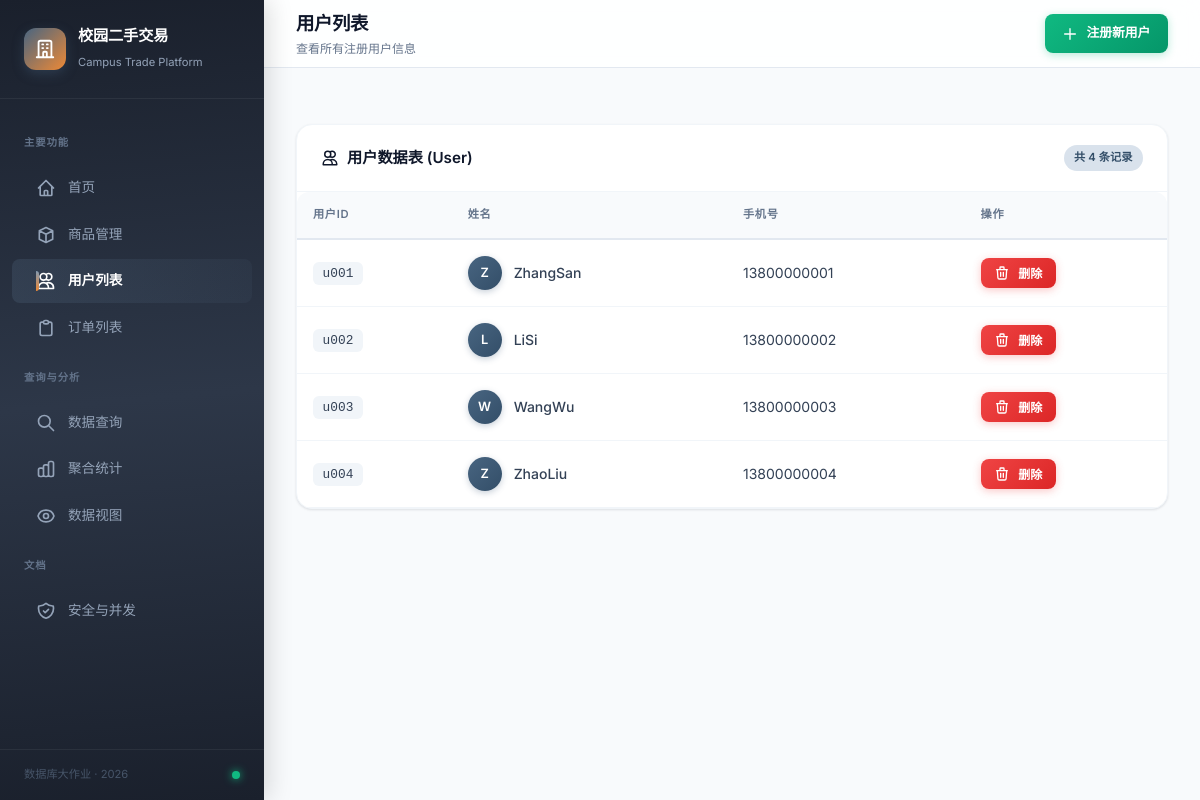
Screenshot of /users with the database file from the repository.
### tables this page shows
CREATE TABLE user (
            user_id   TEXT PRIMARY KEY,
            user_name TEXT NOT NULL,
            phone     TEXT NOT NULL
        );

### app.py (the view)
@app.route('/users')
def users():
    conn = get_db()
    rows = conn.execute('SELECT * FROM user').fetchall()
    conn.close()
    return render_template('users.html', users=rows)

### db.py (called while the page is built)
def get_db():
    conn = sqlite3.connect(DB_PATH)
    conn.row_factory = sqlite3.Row
    conn.execute("PRAGMA foreign_keys = ON")
    return conn

### templates/users.html (shortened to what this page needs)
{% extends "base.html" %}
{% block page_title %}用户列表{% endblock %}
{% block page_desc %}查看所有注册用户信息{% endblock %}
{% block topbar_actions %}
<a href="/user/add" class="btn btn-success">
    <svg fill="none" stroke="currentColor" viewBox="0 0 24 24" width="16" height="16"><path stroke-linecap="round" stroke-linejoin="round" stroke-width="2" d="M12 4v16m8-8H4"></path></svg>
    注册新用户
</a>
{% endblock %}
{% block content %}
<div class="card">
    <div class="card-header">
        <h3>
            <svg fill="none" stroke="currentColor" viewBox="0 0 24 24" width="18" height="18"><path stroke-linecap="round" stroke-linejoin="round" stroke-width="2" d="M12 4.354a4 4 0 110 5.292M15 21H3v-1a6 6 0 0112 0v1zm0 0h6v-1a6 6 0 00-9-5.197M13 7a4 4 0 11-8 0 4 4 0 018 0z"></path></svg>
            用户数据表 (User)
        </h3>
        <span class="badge badge-info">共 {{ users|length }} 条记录</span>
    </div>
    <div class="card-body" style="padding:0;">
        <div class="table-container">
            <table class="data-table">
                <thead>
                    <tr><th>用户ID</th><th>姓名</th><th>手机号</th><th>操作</th></tr>
                </thead>
                <tbody>
                {% for u in users %}
                    <tr>
                        <td><code style="background:var(--gray-100);padding:0.25rem 0.6rem;border-radius:6px;font-size:0.8rem;font-weight:500;">{{ u.user_id }}</code></td>
                        <td>
                            <div style="display:flex;align-items:center;gap:0.75rem;">
                                <div style="width:34px;height:34px;border-radius:50%;background:linear-gradient(135deg,var(--primary-600),var(--primary-700));color:#fff;display:flex;align-items:center;justify-content:center;font-size:0.8rem;font-weight:600;box-shadow:0 2px 6px rgba(72,101,129,0.3);">{{ u.user_name[:1] }}</div>
                                <span style="font-weight:500;">{{ u.user_name }}</span>
                            </div>
                        </td>
                        <td>{{ u.phone }}</td>
                        <td>
                            <form method="post" action="/user/delete/{{ u.user_id }}" style="display:inline;" onsubmit="return confirm('确定删除用户 {{ u.user_name }}？此操作不可撤销。')">
                                <button type="submit" class="btn btn-danger btn-sm">
                                    <svg fill="none" stroke="currentColor" viewBox="0 0 24 24" width="14" height="14"><path stroke-linecap="round" stroke-linejoin="round" stroke-width="2" d="M19 7l-.867 12.142A2 2 0 0116.138 21H7.862a2 2 0 01-1.995-1.858L5 7m5 4v6m4-6v6m1-10V4a1 1 0 00-1-1h-4a1 1 0 00-1 1v3M4 7h16"></path></svg>
                                    删除
                                </button>
                            </form>
                        </td>
                    </tr>
                {% endfor %}
                </tbody>
            </table>
        </div>
    </div>
</div>
{% endblock %}

### rows the page displays
user: user_id "u001", user_name "Z", user_name "ZhangSan", phone "13800000001"
user: user_id "u002", user_name "L", user_name "LiSi", phone "13800000002"
user: user_id "u003", user_name "W", user_name "WangWu", phone "13800000003"
user: user_id "u004", user_name "Z", user_name "ZhaoLiu", phone "13800000004"

### other values shown
{{ users|length }} "4"
